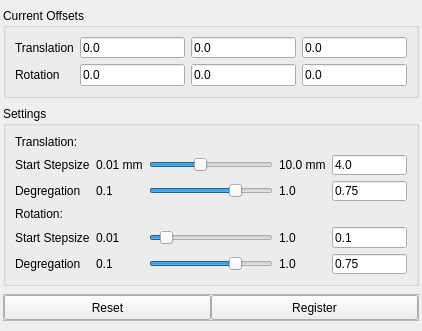
<?xml version="1.0" encoding="UTF-8"?>
<ui version="4.0">
 <class>CtRegistrationWidget</class>
 <widget class="QDockWidget" name="CtRegistrationWidget">
  <property name="geometry">
   <rect>
    <x>0</x>
    <y>0</y>
    <width>422</width>
    <height>331</height>
   </rect>
  </property>
  <property name="windowTitle">
   <string>Registration Widget</string>
  </property>
  <widget class="QWidget" name="dockWidgetContents">
   <layout class="QVBoxLayout" name="verticalLayout">
    <property name="spacing">
     <number>3</number>
    </property>
    <property name="leftMargin">
     <number>3</number>
    </property>
    <property name="topMargin">
     <number>3</number>
    </property>
    <property name="rightMargin">
     <number>3</number>
    </property>
    <property name="bottomMargin">
     <number>3</number>
    </property>
    <item>
     <widget class="QGroupBox" name="currentValues">
      <property name="minimumSize">
       <size>
        <width>0</width>
        <height>90</height>
       </size>
      </property>
      <property name="maximumSize">
       <size>
        <width>16777215</width>
        <height>90</height>
       </size>
      </property>
      <property name="title">
       <string>Current Offsets</string>
      </property>
      <layout class="QGridLayout" name="gridLayout">
       <item row="1" column="1">
        <widget class="QLineEdit" name="currentTranslationX">
         <property name="text">
          <string>0.0</string>
         </property>
        </widget>
       </item>
       <item row="1" column="0">
        <widget class="QLabel" name="label">
         <property name="text">
          <string>Translation</string>
         </property>
        </widget>
       </item>
       <item row="1" column="2">
        <widget class="QLineEdit" name="currentTranslationY">
         <property name="text">
          <string>0.0</string>
         </property>
        </widget>
       </item>
       <item row="1" column="3">
        <widget class="QLineEdit" name="currentTranslationZ">
         <property name="text">
          <string>0.0</string>
         </property>
        </widget>
       </item>
       <item row="2" column="0">
        <widget class="QLabel" name="label_2">
         <property name="text">
          <string>Rotation</string>
         </property>
        </widget>
       </item>
       <item row="2" column="1">
        <widget class="QLineEdit" name="currentRotationX">
         <property name="text">
          <string>0.0</string>
         </property>
        </widget>
       </item>
       <item row="2" column="2">
        <widget class="QLineEdit" name="currentRotationY">
         <property name="text">
          <string>0.0</string>
         </property>
        </widget>
       </item>
       <item row="2" column="3">
        <widget class="QLineEdit" name="currentRotationZ">
         <property name="text">
          <string>0.0</string>
         </property>
        </widget>
       </item>
      </layout>
     </widget>
    </item>
    <item>
     <widget class="QGroupBox" name="settings">
      <property name="minimumSize">
       <size>
        <width>0</width>
        <height>180</height>
       </size>
      </property>
      <property name="maximumSize">
       <size>
        <width>16777215</width>
        <height>180</height>
       </size>
      </property>
      <property name="title">
       <string>Settings</string>
      </property>
      <layout class="QGridLayout" name="gridLayout_2">
       <item row="1" column="4">
        <widget class="QLineEdit" name="translationStepCurrent">
         <property name="minimumSize">
          <size>
           <width>75</width>
           <height>0</height>
          </size>
         </property>
         <property name="maximumSize">
          <size>
           <width>75</width>
           <height>16777215</height>
          </size>
         </property>
         <property name="text">
          <string>4.0</string>
         </property>
        </widget>
       </item>
       <item row="0" column="0">
        <widget class="QLabel" name="label_15">
         <property name="text">
          <string>Translation:</string>
         </property>
        </widget>
       </item>
       <item row="2" column="3">
        <widget class="QLabel" name="label_8">
         <property name="text">
          <string>1.0</string>
         </property>
        </widget>
       </item>
       <item row="2" column="0">
        <widget class="QLabel" name="label_6">
         <property name="text">
          <string>Degregation</string>
         </property>
        </widget>
       </item>
       <item row="4" column="1">
        <widget class="QLabel" name="label_10">
         <property name="text">
          <string>0.01</string>
         </property>
        </widget>
       </item>
       <item row="1" column="3">
        <widget class="QLabel" name="label_4">
         <property name="text">
          <string>10.0 mm</string>
         </property>
        </widget>
       </item>
       <item row="2" column="1">
        <widget class="QLabel" name="label_7">
         <property name="text">
          <string>0.1</string>
         </property>
        </widget>
       </item>
       <item row="1" column="0">
        <widget class="QLabel" name="label_5">
         <property name="text">
          <string>Start Stepsize</string>
         </property>
        </widget>
       </item>
       <item row="5" column="1">
        <widget class="QLabel" name="label_13">
         <property name="text">
          <string>0.1</string>
         </property>
        </widget>
       </item>
       <item row="4" column="0">
        <widget class="QLabel" name="label_9">
         <property name="text">
          <string>Start Stepsize</string>
         </property>
        </widget>
       </item>
       <item row="5" column="0">
        <widget class="QLabel" name="label_12">
         <property name="text">
          <string>Degregation</string>
         </property>
        </widget>
       </item>
       <item row="5" column="2">
        <widget class="QSlider" name="rotatioDegSize">
         <property name="minimum">
          <number>10</number>
         </property>
         <property name="maximum">
          <number>100</number>
         </property>
         <property name="value">
          <number>75</number>
         </property>
         <property name="sliderPosition">
          <number>75</number>
         </property>
         <property name="orientation">
          <enum>Qt::Horizontal</enum>
         </property>
        </widget>
       </item>
       <item row="5" column="3">
        <widget class="QLabel" name="label_14">
         <property name="text">
          <string>1.0</string>
         </property>
        </widget>
       </item>
       <item row="1" column="1">
        <widget class="QLabel" name="label_3">
         <property name="text">
          <string>0.01 mm</string>
         </property>
        </widget>
       </item>
       <item row="1" column="2">
        <widget class="QSlider" name="translationStepSize">
         <property name="minimum">
          <number>1</number>
         </property>
         <property name="maximum">
          <number>1000</number>
         </property>
         <property name="value">
          <number>400</number>
         </property>
         <property name="sliderPosition">
          <number>400</number>
         </property>
         <property name="orientation">
          <enum>Qt::Horizontal</enum>
         </property>
        </widget>
       </item>
       <item row="4" column="2">
        <widget class="QSlider" name="rotatioStepSize">
         <property name="minimum">
          <number>1</number>
         </property>
         <property name="maximum">
          <number>100</number>
         </property>
         <property name="value">
          <number>10</number>
         </property>
         <property name="sliderPosition">
          <number>10</number>
         </property>
         <property name="orientation">
          <enum>Qt::Horizontal</enum>
         </property>
        </widget>
       </item>
       <item row="4" column="3">
        <widget class="QLabel" name="label_11">
         <property name="text">
          <string>1.0</string>
         </property>
        </widget>
       </item>
       <item row="5" column="4">
        <widget class="QLineEdit" name="rotatioDegCurrent">
         <property name="minimumSize">
          <size>
           <width>75</width>
           <height>0</height>
          </size>
         </property>
         <property name="maximumSize">
          <size>
           <width>75</width>
           <height>16777215</height>
          </size>
         </property>
         <property name="text">
          <string>0.75</string>
         </property>
        </widget>
       </item>
       <item row="2" column="4">
        <widget class="QLineEdit" name="translationDegCurrent">
         <property name="minimumSize">
          <size>
           <width>75</width>
           <height>0</height>
          </size>
         </property>
         <property name="maximumSize">
          <size>
           <width>75</width>
           <height>16777215</height>
          </size>
         </property>
         <property name="text">
          <string>0.75</string>
         </property>
        </widget>
       </item>
       <item row="4" column="4">
        <widget class="QLineEdit" name="rotatioStepCurrent">
         <property name="minimumSize">
          <size>
           <width>75</width>
           <height>0</height>
          </size>
         </property>
         <property name="maximumSize">
          <size>
           <width>75</width>
           <height>16777215</height>
          </size>
         </property>
         <property name="text">
          <string>0.1</string>
         </property>
        </widget>
       </item>
       <item row="2" column="2">
        <widget class="QSlider" name="translationDegSize">
         <property name="minimum">
          <number>10</number>
         </property>
         <property name="maximum">
          <number>100</number>
         </property>
         <property name="value">
          <number>75</number>
         </property>
         <property name="sliderPosition">
          <number>75</number>
         </property>
         <property name="orientation">
          <enum>Qt::Horizontal</enum>
         </property>
        </widget>
       </item>
       <item row="3" column="0">
        <widget class="QLabel" name="label_16">
         <property name="text">
          <string>Rotation:</string>
         </property>
        </widget>
       </item>
      </layout>
     </widget>
    </item>
    <item>
     <widget class="QFrame" name="buttons">
      <property name="minimumSize">
       <size>
        <width>0</width>
        <height>27</height>
       </size>
      </property>
      <property name="maximumSize">
       <size>
        <width>16777215</width>
        <height>27</height>
       </size>
      </property>
      <property name="frameShape">
       <enum>QFrame::StyledPanel</enum>
      </property>
      <property name="frameShadow">
       <enum>QFrame::Raised</enum>
      </property>
      <layout class="QHBoxLayout" name="horizontalLayout">
       <property name="spacing">
        <number>0</number>
       </property>
       <property name="leftMargin">
        <number>0</number>
       </property>
       <property name="topMargin">
        <number>0</number>
       </property>
       <property name="rightMargin">
        <number>0</number>
       </property>
       <property name="bottomMargin">
        <number>0</number>
       </property>
       <item>
        <widget class="QPushButton" name="resetButton">
         <property name="minimumSize">
          <size>
           <width>0</width>
           <height>25</height>
          </size>
         </property>
         <property name="maximumSize">
          <size>
           <width>16777215</width>
           <height>25</height>
          </size>
         </property>
         <property name="text">
          <string>Reset</string>
         </property>
        </widget>
       </item>
       <item>
        <widget class="QPushButton" name="registerButton">
         <property name="minimumSize">
          <size>
           <width>0</width>
           <height>25</height>
          </size>
         </property>
         <property name="maximumSize">
          <size>
           <width>16777215</width>
           <height>25</height>
          </size>
         </property>
         <property name="text">
          <string>Register</string>
         </property>
        </widget>
       </item>
      </layout>
     </widget>
    </item>
   </layout>
  </widget>
 </widget>
 <resources/>
 <connections/>
</ui>
